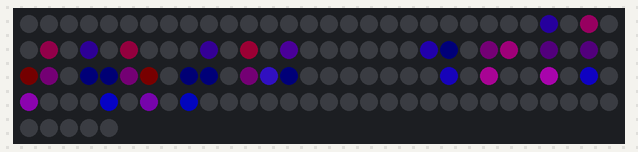
Recording of a sketch running on a simulated Arduino Uno, built with avr-gcc and run on an emulated ATmega328P. Parts: 125 RGB LEDs in strip order, left to right, continuing on the next row. Dim RGB values are drawn brighter than linear.

Above: at 0.16 s.
At 5.36 s:
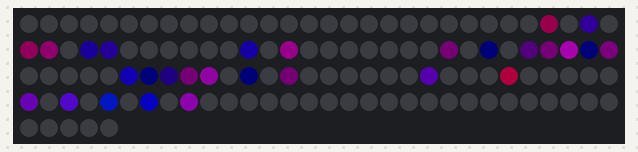
At 10.55 s:
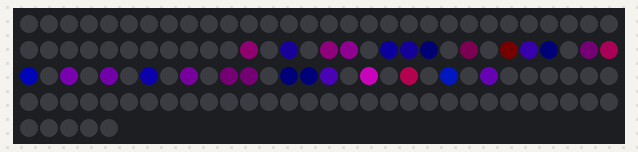
At 15.74 s:
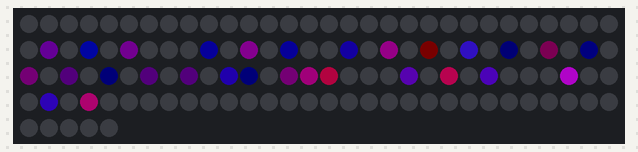
At 20.94 s:
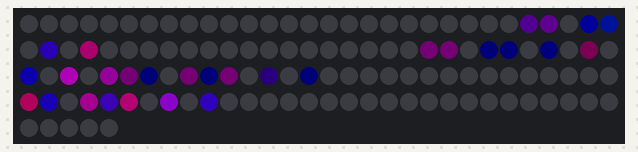
At 34.99 s:
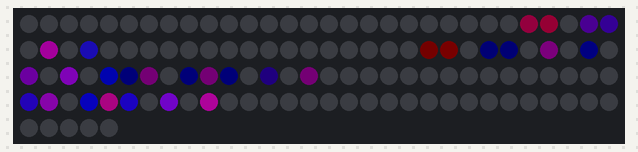

The sketch:

LissajousRipple.ino
```cpp
/*
  FEED ME , I'M POOR AND I MADE THIS FOR FREE - https://paypal.me/Mystereon

  LissajousRipple.ino — layer-three Lissajous wave for a 5×5×5 SkeletonCube
  Created by Dad (MysterEon) & Manus, 2026.

  The trace rests on layer 3 (z=2) and its moving crests rise only to layer 4
  or dip only to layer 2. Origin is bottom-rear-left; index = z*25 + y*5 + x.
*/

#include <FastLED.h>
#include <math.h>

constexpr uint8_t N = 5;
constexpr uint16_t NUM_LEDS = 125;
#define DATA_PIN 2
#define CHIPSET WS2812B
#define COLOR_ORDER GRB
CRGB leds[NUM_LEDS];

uint16_t indexFromXYZ(uint8_t x, uint8_t y, uint8_t z) { return uint16_t(z) * 25 + uint16_t(y) * 5 + x; }
void addVoxel(int8_t x, int8_t y, int8_t z, const CRGB &colour) {
  if (x >= 0 && x < N && y >= 0 && y < N && z >= 0 && z < N) leds[indexFromXYZ(x, y, z)] += colour;
}

void renderLissajousRipple(float t) {
  fill_solid(leds, NUM_LEDS, CRGB::Black);
  for (uint8_t sample = 0; sample < 20; ++sample) {
    const float a = (6.2831853f * sample / 20.0f) + t * 0.82f;
    const int8_t x = int8_t(roundf(2.0f + 1.78f * sinf(a * 3.0f)));
    const int8_t y = int8_t(roundf(2.0f + 1.78f * sinf(a * 2.0f + 1.05f)));
    const float ripple = sinf(a * 2.0f - t * 3.6f);
    const int8_t z = ripple > 0.42f ? 3 : (ripple < -0.42f ? 1 : 2);
    addVoxel(x, y, z, CHSV(155 + sample * 4, 225, 130 + uint8_t((ripple + 1.0f) * 62.0f)));
    if (z != 2) addVoxel(x, y, 2, CHSV(155 + sample * 4, 190, 42));
  }
}

void setup() {
  FastLED.addLeds<CHIPSET, DATA_PIN, COLOR_ORDER>(leds, NUM_LEDS);
  FastLED.setBrightness(100);
  FastLED.setMaxPowerInVoltsAndMilliamps(5, 1500);
}

void loop() {
  renderLissajousRipple(millis() * 0.0036f);
  FastLED.show();
}
```
